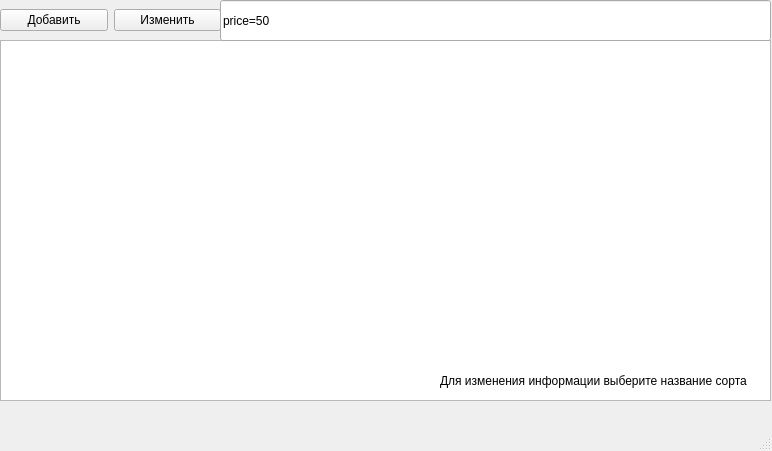
<?xml version="1.0" encoding="UTF-8"?>
<ui version="4.0">
 <class>MainWindow</class>
 <widget class="QMainWindow" name="MainWindow">
  <property name="geometry">
   <rect>
    <x>0</x>
    <y>0</y>
    <width>772</width>
    <height>451</height>
   </rect>
  </property>
  <property name="windowTitle">
   <string>MainWindow</string>
  </property>
  <widget class="QWidget" name="centralwidget">
   <widget class="QTableWidget" name="tableWidget">
    <property name="geometry">
     <rect>
      <x>0</x>
      <y>40</y>
      <width>771</width>
      <height>361</height>
     </rect>
    </property>
   </widget>
   <widget class="QWidget" name="layoutWidget">
    <property name="geometry">
     <rect>
      <x>0</x>
      <y>0</y>
      <width>221</width>
      <height>41</height>
     </rect>
    </property>
    <layout class="QHBoxLayout" name="horizontalLayout">
     <item>
      <widget class="QPushButton" name="pushButton">
       <property name="text">
        <string>Добавить</string>
       </property>
      </widget>
     </item>
     <item>
      <widget class="QPushButton" name="pushButton_2">
       <property name="text">
        <string>Изменить</string>
       </property>
      </widget>
     </item>
    </layout>
   </widget>
   <widget class="QLineEdit" name="lineEdit">
    <property name="geometry">
     <rect>
      <x>220</x>
      <y>0</y>
      <width>551</width>
      <height>41</height>
     </rect>
    </property>
    <property name="text">
     <string>price=50</string>
    </property>
   </widget>
   <widget class="QLabel" name="label">
    <property name="geometry">
     <rect>
      <x>440</x>
      <y>370</y>
      <width>321</width>
      <height>21</height>
     </rect>
    </property>
    <property name="text">
     <string>Для изменения информации выберите название сорта</string>
    </property>
   </widget>
  </widget>
  <widget class="QMenuBar" name="menubar">
   <property name="geometry">
    <rect>
     <x>0</x>
     <y>0</y>
     <width>772</width>
     <height>21</height>
    </rect>
   </property>
  </widget>
  <widget class="QStatusBar" name="statusbar"/>
 </widget>
 <resources/>
 <connections/>
</ui>
